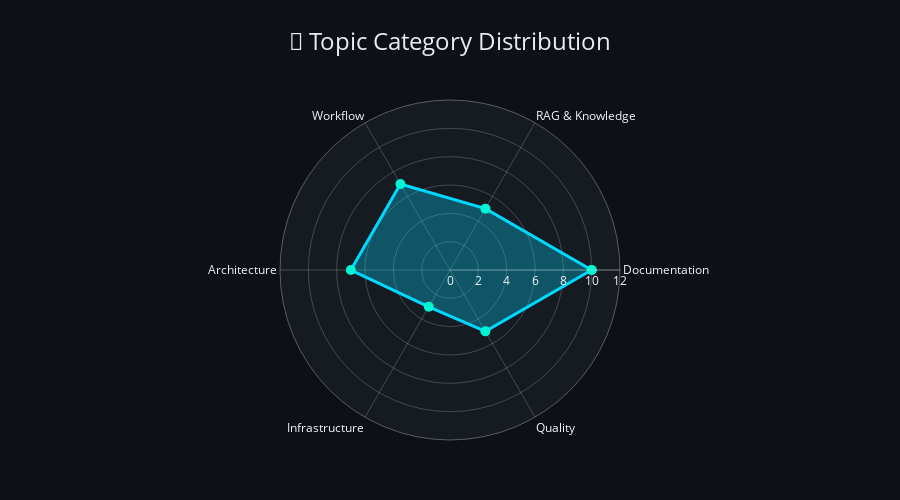

Here is the notebook cell this chart was saved with:
### Code cell
# === RADAR CHART: Topic Category Distribution ===

# Categorize sessions
categories = {
    'Documentation': ['documentation', 'docs', 'spec', 'disc', 'adr'],
    'RAG & Knowledge': ['rag', 'knowledge', 'memory', 'embedding', 'graph'],
    'Workflow': ['workflow', 'plan', 'stage', 'closure'],
    'Architecture': ['architecture', 'design', 'adapter', 'refactor'],
    'Infrastructure': ['docker', 'python', 'environment', 'migration'],
    'Quality': ['compliance', 'validation', 'drift', 'audit']
}

category_counts = {cat: 0 for cat in categories}
for title in sessions_df['title']:
    title_lower = title.lower()
    for cat, keywords in categories.items():
        if any(kw in title_lower for kw in keywords):
            category_counts[cat] += 1

radar_df = pd.DataFrame({
    'category': list(category_counts.keys()),
    'count': list(category_counts.values())
})

fig_radar = go.Figure()

fig_radar.add_trace(go.Scatterpolar(
    r=radar_df['count'].tolist() + [radar_df['count'].iloc[0]],  # Close the shape
    theta=radar_df['category'].tolist() + [radar_df['category'].iloc[0]],
    fill='toself',
    fillcolor='rgba(0,217,255,0.3)',
    line=dict(color=COLORS['primary'], width=3),
    marker=dict(size=10, color=COLORS['success']),
    name='Session Count'
))

fig_radar.update_layout(
    title={
        'text': '🎯 Topic Category Distribution',
        'font': {'size': 24, 'color': COLORS['text']},
        'x': 0.5
    },
    polar=dict(
        radialaxis=dict(
            visible=True,
            range=[0, max(category_counts.values()) + 2],
            gridcolor='rgba(255,255,255,0.2)',
            linecolor='rgba(255,255,255,0.3)'
        ),
        angularaxis=dict(
            gridcolor='rgba(255,255,255,0.2)',
            linecolor='rgba(255,255,255,0.3)'
        ),
        bgcolor=COLORS['surface']
    ),
    paper_bgcolor=COLORS['background'],
    height=500,
    margin=dict(l=80, r=80, t=100, b=60),
    showlegend=False
)

fig_radar.show()

### Figure 1 — Plotly figure (JSON) as saved in the notebook; plotly's stock layout.template omitted (floating-point values rounded to 4 significant figures)
{"data": [{"fill": "toself", "fillcolor": "rgba(0,217,255,0.3)", "line": {"color": "#00D9FF", "width": 3}, "marker": {"color": "#00F5D4", "size": 10}, "name": "Session Count", "r": [10, 5, 7, 7, 3, 5, 10], "theta": ["Documentation", "RAG & Knowledge", "Workflow", "Architecture", "Infrastructure", "Quality", "Documentation"], "type": "scatterpolar"}], "layout": {"height": 500, "margin": {"b": 60, "l": 80, "r": 80, "t": 100}, "paper_bgcolor": "#0D1117", "polar": {"angularaxis": {"gridcolor": "rgba(255,255,255,0.2)", "linecolor": "rgba(255,255,255,0.3)"}, "bgcolor": "#161B22", "radialaxis": {"gridcolor": "rgba(255,255,255,0.2)", "linecolor": "rgba(255,255,255,0.3)", "range": [0, 12], "visible": true}}, "showlegend": false, "title": {"font": {"color": "#E6EDF3", "size": 24}, "text": "🎯 Topic Category Distribution", "x": 0.5}}}
